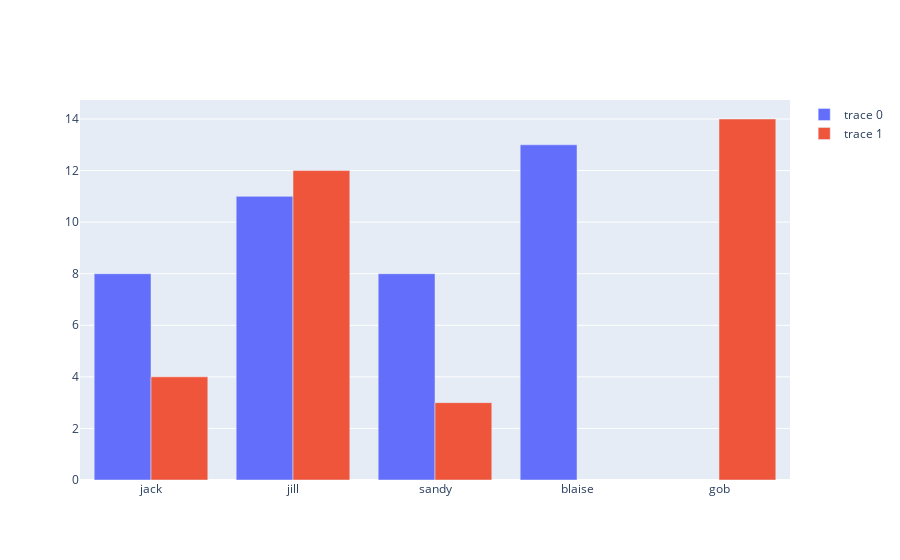

The cell this chart's notebook holds for it:
### Markdown cell above
It may be confusing understanding what a trace is, and how it is different from a plot. The easiest way to explain it is maybe to show how the `iplot` method takes in a list of two traces, instead of just one.

### Code cell
trace0 = {'type': 'bar', 'x': ['jack', 'jill', 'sandy', 'blaise'], 'y': [8, 11, 8, 13, 6, 4]}
trace1 = {'type': 'bar', 'x': ['jack', 'jill', 'sandy', 'gob'], 'y': [4, 12, 3, 14, 8, 1]}


plotly.offline.iplot([trace0, trace1])

### Figure 1 — Plotly figure (JSON) as saved in the notebook; plotly's stock layout.template omitted (floating-point values rounded to 4 significant figures)
{"data": [{"type": "bar", "x": ["jack", "jill", "sandy", "blaise"], "y": [8, 11, 8, 13, 6, 4]}, {"type": "bar", "x": ["jack", "jill", "sandy", "gob"], "y": [4, 12, 3, 14, 8, 1]}], "layout": {}}
